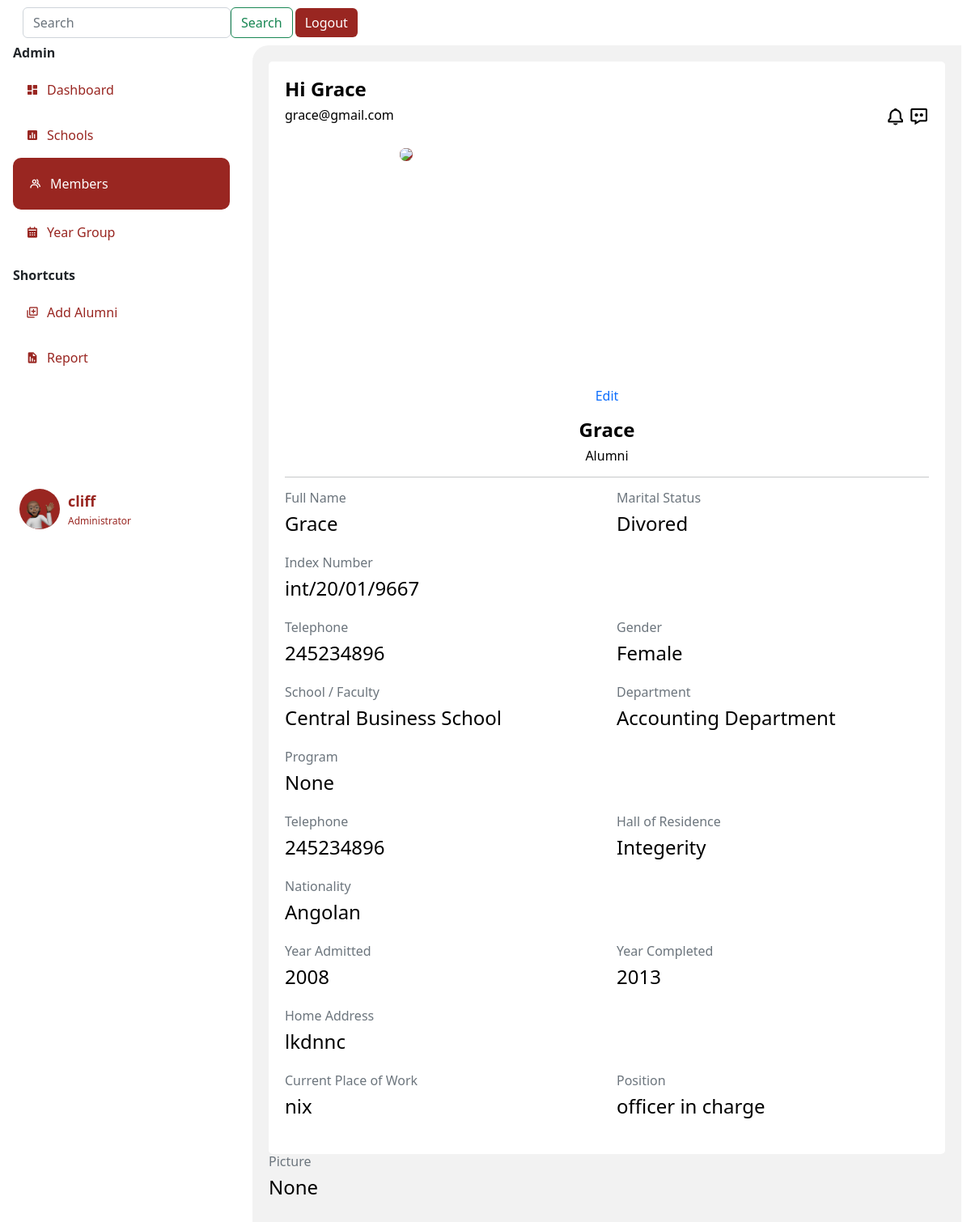
/list/6 (signed in), run on the app's committed database.
### app.py (models this page shows)
class Person(db.Model, UserMixin):
    id= db.Column(db.Integer, primary_key=True)
    name= db.Column(db.String(200), nullable=True)
    yearCompleted= db.Column(db.String(200), nullable=True)
    nationality= db.Column(db.String(200), nullable=True)
    contact= db.Column(db.Integer(), nullable=True)
    email= db.Column(db.String(200), nullable=True)
    faculty= db.Column(db.String(200), nullable=True)
    hallofresidence= db.Column(db.String(200), nullable=True)
    password= db.Column(db.String(20))
    email= db.Column(db.String(20), nullable=True)
    phone= db.Column(db.String(10), nullable=True )
    def __repr__(self):
        return f"Person('{self.id}', {self.name}', {self.yearCompleted})"

class User(db.Model,UserMixin):
    id= db.Column(db.Integer, primary_key=True)
    fullname= db.Column(db.String()  )
    indexnumber= db.Column(db.Integer())
    gender= db.Column(db.String()    )
    school= db.Column(db.String()    )
    department= db.Column(db.String()    )
    program= db.Column(db.String()   )
    completed= db.Column(db.Integer()     )
    admitted= db.Column(db.Integer()  )
    email= db.Column(db.String()     )
    telephone= db.Column(db.Integer()     )
    hall= db.Column(db.String()  )
    nationality= db.Column(db.String()   )
    address= db.Column(db.String()   )
    work= db.Column(db.String()  )
    guardian= db.Column(db.String()  )
    kin= db.Column(db.String()   )
    relationship= db.Column(db.String()  )
    marital= db.Column(db.String()   )
    health= db.Column(db.String()    )
    extra= db.Column(db.String()     )
    image_file = db.Column(db.String(20))

### app.py (the view)
@app.route('/list/<int:userid>', methods=['GET', 'POST'])
@login_required
def list(userid):
    print("Fetching one")
    profile=User.query.get_or_404(userid)
    print(current_user)
    return render_template("profileid.html",current_user=current_user, profile=profile, title="list")

### forms.py
class Search(FlaskForm):
    searched = StringField('Searched', validators=[DataRequired()])
    submit = SubmitField('Search')

### app.py (called while the page is built)
@login_manager.user_loader
def load_user(user_id):
    return Person.query.get(int(user_id))

@app.context_processor
def base():
    form=Search()
    return dict(form=form)

### templates/profileid.html
{% extends 'layout.html' %}
{% block body %}
<div class="col-md" style=" background: #fff; border-radius: 5px; padding: 20px;">
    <div class="top">
      <h4><b>Hi {{profile.fullname}}</b> </h4>
    </div>
    <div class="down" style=" display: flex; grid-gap: 2px; justify-content: space-between;">
      <h6 style="color: black;">{{profile.email}}</h6>
      <div class="icons" style="color: black;">
          <i class='bx bx-bell bx-sm icon' ></i>
          <i class='bx bx-message-dots bx-sm icon' ></i>
      </div>
    </div>
    <div class="info" style="margin-top: 2vh; text-align: center;">
      <div class="info-pic">
        {% if profile.image_file %}
          {{profile.image_file}}
          {% else %}
          <img src="https://www.pngitem.com/pimgs/m/30-307416_profile-icon-png-image-free-download-searchpng-employee.png" style="  width: 20%; background: #992621; border-radius: 70%;" >
        {% endif %}
      </div>
      <a href="/update/{{profile.id}}" style="text-decoration: none;">Edit </i></a>
      <div class="info-details" style=" margin-top: 2vh;">
        <h4><b> {{profile.fullname}}</b></h4>
        <h6 style="color: black;">Alumni </h6>
      </div>
    </div>
      <hr>
    <div class="info-more">
      <div class="row">
          <div class="col">
            <h6 class="text-muted">Full Name </h6>
            <h4 style="color: black; margin-bottom: 0;">{{profile.fullname}}</h4>
          </div>
          <div class="col">
            <h6 class="text-muted">Marital Status </h6>
            <h4 style="color: black; margin-bottom: 0;">{{profile.marital}}</h4>
          </div>
      </div>
    </div>
    <div class="info-more">
      <div class="row">
          <div class="col">
            <h6 class="text-muted">Index Number </h6>
            <h4 style="color: black; margin-bottom: 0;">{{profile.indexnumber}}</h4>
          </div>
      </div>
    </div>
    <div class="info-more">
        <div class="row">
            <div class="col">
              <h6 class="text-muted">Telephone </h6>
              <h4 style="color: black; margin-bottom: 0;">{{profile.telephone}}</h4>
            </div>
            <div class="col">
                <h6 class="text-muted">Gender </h6>
                <h4 style="color: black; margin-bottom: 0;">{{profile.gender}}</h4>
              </div>
        </div>
      </div>
    <div class="info-more">
      <div class="row">
          <div class="col">
            <h6 class="text-muted">School / Faculty </h6>
            <h4 style="color: black; margin-bottom: 0;">{{profile.school}}</h4>
          </div>
          <div class="col">
            <h6 class="text-muted">Department </h6>
            <h4 style="color: black; margin-bottom: 0;">{{profile.department}}</h4>
          </div>
      </div>
    </div>
    <div class="info-more">
        <div class="row">
            <div class="col">
              <h6 class="text-muted">Program</h6>
              <h4 style="color: black; margin-bottom: 0;">{{profile.program}}</h4>
            </div>
        </div>
      </div>
    <div class="info-more">
      <div class="row">
          <div class="col">
            <h6 class="text-muted">Telephone </h6>
            <h4 style="color: black; margin-bottom: 0;">{{profile.telephone}}</h4>
          </div>
          <div class="col">
            <h6 class="text-muted">Hall of Residence </h6>
            <h4 style="color: black; margin-bottom: 0;">{{profile.hall}}</h4>
          </div>
      </div>
    </div>
    <div class="info-more">
      <div class="row">
          <div class="col">
            <h6 class="text-muted">Nationality </h6>
            <h4 style="color: black; margin-bottom: 0;">{{profile.nationality}}</h4>
          </div>
      </div>
    </div>
    <div class="info-more">
        <div class="row">
            <div class="col">
              <h6 class="text-muted">Year Admitted </h6>
              <h4 style="color: black; margin-bottom: 0;">{{profile.admitted}}</h4>
            </div>
            <div class="col">
                <h6 class="text-muted">Year Completed </h6>
                <h4 style="color: black; margin-bottom: 0;">{{profile.completed}}</h4>
              </div>
        </div>
      </div>
    <div class="info-more">
      <div class="row">
          <div class="col">
            <h6 class="text-muted">Home Address </h6>
            <h4 style="color: black; margin-bottom: 0;">{{profile.address}}</h4>
          </div>
      </div>
    </div>
    <div class="info-more">
      <div class="row">
          <div class="col">
            <h6 class="text-muted">Current Place of Work </h6>
            <h4 style="color: black; margin-bottom: 0;">{{profile.work}}</h4>
          </div>
          <div class="col">
            <h6 class="text-muted">Position </h6>
            <h4 style="color: black; margin-bottom: 0;">{{profile.guardian}}</h4>
          </div>
      </div>
      </div>
    </div>
    <div class="info-more">
      <div class="row">
          <div class="col">
            <h6 class="text-muted">Picture </h6>
            <h4 style="color: black; margin-bottom: 0;">{{profile.image_file}}</h4>
          </div>
      </div>
    </div>
</div>
{% endblock body %}

### templates/layout.html (shortened to what this page needs)
<!doctype html>
<html lang="en">
  <head>
    <link rel="stylesheet" href="https://cdnjs.cloudflare.com/ajax/libs/font-awesome/5.15.3/css/all.min.css" />
    <link rel="stylesheet" type="text/css" href="{{ url_for('static', filename='css/newstyle.css')}}">
    <link href="https://unpkg.com/aos@2.3.1/dist/aos.css" rel="stylesheet">
    <link href='https://unpkg.com/boxicons@2.1.2/css/boxicons.min.css' rel='stylesheet'>
    <link href="https://cdn.jsdelivr.net/npm/bootstrap@5.2.1/dist/css/bootstrap.min.css" rel="stylesheet">
  </head>
  <body>
      <nav class="navbar navbar-expand-lg sticky-top" style="background: #fff; ">
        <div class="container-fluid">
          <div class="collapse navbar-collapse me-2" id="navbarSupportedContent" style="width: 100%;">
            <form class="d-flex " role="search" method='POST' action='{{url_for('search')}}' >
              <input class="form-control " type="search" name='searched' placeholder="Search" aria-label="Search">
              <button class="btn btn-outline-success" type="submit">Search</button>
                </form>
            <button class="btn" style="color: #fff; background: #992621; border: none; margin-left: 3px;" type="logout">
              <a href="{{url_for('logout')}}" style="text-decoration: none; color: #fff;">Logout</a>
            </button>
          </div>
        </div>
      </nav>
      <div class="container-fluid" >
        <div class="row" >
            <div class="col-3 px-1 position-fixed" id="sticky-sidebar">
              <div class="container" >
                  <div class="side-menu">
                    <h6 class="divider"><b>Admin </b></h6>
                    {% if title == 'dashboard' %}
                    <div class="side-nav-button-active">
                      <i class='bx bxs-dashboard icon'></i>
                      <a href="/dashboard" class="side-nav-button-text">Dashboard</a>
                    </div>
                    {% else %}
                    <div class="side-nav-button">
                      <i class='bx bxs-dashboard icon'></i>
                      <a href="/dashboard" class="side-nav-button-text">Dashboard</a>
                    </div>
                    {% endif %}
                    {% if title == "newschools" %}
                    <div class="side-nav-button-active">
                      <i class='bx bxs-bar-chart-square icon'></i>
                      <a href="/newschools" class="side-nav-button-text">Schools</a>
                    </div>
                    {% else %}
                    <div class="side-nav-button">
                      <i class='bx bxs-bar-chart-square icon'></i>
                      <a href="/newschools" class="side-nav-button-text">Schools</a>
                    </div>
                    {% endif %}
                    {% if title == "list" %}
                    <div class="side-nav-button-active">
                      <i class='bx bx-group icon' ></i>
                      <a href="/list" class="side-nav-button-text">Members</a>
                    </div>
                    {% else %}
                    <div class="side-nav-button">
                      <i class='bx bx-group icon' ></i>
                      <a href="/list" class="side-nav-button-text">Members</a>
                    </div>
                    {% endif %}
                    {% if title == "year" %}
                    <div class="side-nav-button-active">
                      <i class='bx bxs-calendar icon' ></i>
                      <a href="/year" class="side-nav-button-text">Year Group</a>
                    </div>
                    {% else %}
                    <div class="side-nav-button">
                      <i class='bx bxs-calendar icon' ></i>
                      <a href="/year" class="side-nav-button-text">Year Group</a>
                    </div>
                    {% endif %}
                  </div>
                  <div class="side-menu">
                    <h6 class="divider" style="margin-top: 2vh;"><b>Shortcuts</b> </h6>
                    {% if title == "addalumni" %}
                      <div class="side-nav-button-active">
                        <i class='bx bx-add-to-queue icon' ></i>
                        <a href="/addalumni" class="side-nav-button-text">Add Alumni</a>
                      </div>
                      {% else %}
                      <div class="side-nav-button">
                        <i class='bx bx-add-to-queue icon' ></i>
                        <a href="/addalumni" class="side-nav-button-text">Add Alumni</a>
                      </div>
                    {% endif %}
                    {% if title == "newreport" %}
                    <div class="side-nav-button-active">
                      <i class='bx bxs-report icon' ></i>
                      <a href="/newreport" class="side-nav-button-text">Report</a>
                    </div>
                    {% else %}
                    <div class="side-nav-button">
                      <i class='bx bxs-report icon' ></i>
                      <a href="/newreport" class="side-nav-button-text">Report</a>
                    </div>
                    {% endif %}
                  </div>
                  <div class="profile-details" style=" bottom: 0; padding-top: 50%;">
                    <div class="elipse" style="background: #992621; border-radius: 50%;">
                      <img src="static/img/memoji.png" alt="" width="100%" >
                    </div>
                    <div class="profile-info" style="padding-left: 10px;">
                      <div class="profile-name"><b>{{current_user.name}}</b> </div>
                      <div class="title">Administrator</div>
                    </div>
                  </div>
        </div>
            </div>
            <div class="col offset-3" id="main">
              <div class="container" style="background-color: #f2f2f2; padding: 20px; border-radius: 20px 0 0 0;">
              {% block body %}
              {% endblock%}
              </div>
            </div>
        </div>
</body>
</html>

### static/css/newstyle.css (style rules this page uses)
body { background: #f2f2f2; }
.side-nav-button { padding: 16px; background-color: #fff; border-radius: 10px; color: #992621; display: flex; align-items: center; }
h4 { color: black; }
.side-nav-button-text { margin: 0; padding-left: 10px; }
.side-nav-button-active { padding: 20px; background-color: #992621; border-radius: 10px; color: #fff; display: flex; align-items: center; }
.side-nav-button a { text-decoration: none; color: #992621; }
.side-nav-button-active a { text-decoration: none; color: #fff; }
.profile-details { border-radius: 10px; padding: 8px; display: flex; align-items: center; }
.elipse img { width: 50px; height: 50px; border-radius: 50%; }
.profile-name { color: #992621; font-size: 18px; font-weight: 500; margin-bottom: 2px; }
.title { font-size: 12px; color: #992621; font-weight: 400; }
.info-more { margin-bottom: 3vh; }
.info-pic { border-radius: 50%; width: 300px; height: 300px; text-align: center; }

### data on the page
Person: name "cliff"
User: fullname "Grace", email "grace@gmail.com", marital "Divored", indexnumber "int/20/01/9667", telephone "245234896", gender "Female", school "Central Business School", department "Accounting Department", program "None", hall "Integerity", nationality "Angolan", admitted "2008", completed "2013", address "lkdnnc", work "nix", guardian "officer in charge", image_file "None"
